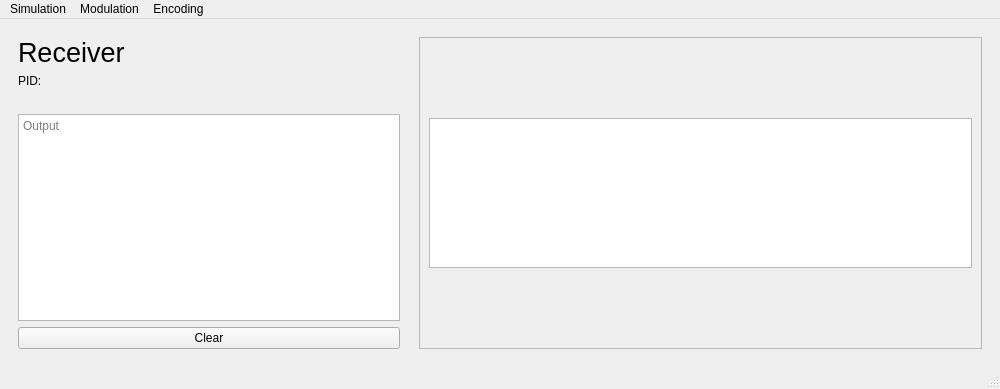
<?xml version="1.0" encoding="UTF-8"?>
<ui version="4.0">
 <class>Receiver</class>
 <widget class="QMainWindow" name="Receiver">
  <property name="geometry">
   <rect>
    <x>0</x>
    <y>0</y>
    <width>1000</width>
    <height>389</height>
   </rect>
  </property>
  <property name="windowTitle">
   <string>Receiver</string>
  </property>
  <widget class="QWidget" name="centralwidget">
   <layout class="QHBoxLayout" name="horizontalLayout">
    <item>
     <widget class="QSplitter" name="splitter">
      <property name="orientation">
       <enum>Qt::Orientation::Horizontal</enum>
      </property>
      <property name="opaqueResize">
       <bool>false</bool>
      </property>
      <property name="handleWidth">
       <number>1</number>
      </property>
      <widget class="QFrame" name="frame">
       <property name="maximumSize">
        <size>
         <width>400</width>
         <height>16777215</height>
        </size>
       </property>
       <property name="frameShape">
        <enum>QFrame::Shape::NoFrame</enum>
       </property>
       <layout class="QVBoxLayout" name="verticalLayout_2">
        <item>
         <widget class="QLabel" name="label_transmitter">
          <property name="font">
           <font>
            <pointsize>20</pointsize>
           </font>
          </property>
          <property name="text">
           <string>Receiver</string>
          </property>
         </widget>
        </item>
        <item>
         <widget class="QLabel" name="label_pid">
          <property name="layoutDirection">
           <enum>Qt::LayoutDirection::LeftToRight</enum>
          </property>
          <property name="text">
           <string>PID:</string>
          </property>
         </widget>
        </item>
        <item>
         <spacer name="verticalSpacer_2">
          <property name="orientation">
           <enum>Qt::Orientation::Vertical</enum>
          </property>
          <property name="sizeType">
           <enum>QSizePolicy::Policy::Fixed</enum>
          </property>
          <property name="sizeHint" stdset="0">
           <size>
            <width>20</width>
            <height>20</height>
           </size>
          </property>
         </spacer>
        </item>
        <item>
         <widget class="QPlainTextEdit" name="output_box">
          <property name="documentTitle">
           <string/>
          </property>
          <property name="readOnly">
           <bool>true</bool>
          </property>
          <property name="placeholderText">
           <string>Output</string>
          </property>
         </widget>
        </item>
        <item>
         <widget class="QPushButton" name="btn_clear">
          <property name="text">
           <string>Clear</string>
          </property>
         </widget>
        </item>
       </layout>
      </widget>
      <widget class="QFrame" name="frame_2">
       <property name="frameShape">
        <enum>QFrame::Shape::NoFrame</enum>
       </property>
       <layout class="QVBoxLayout" name="verticalLayout_3">
        <item>
         <widget class="QFrame" name="frame_4">
          <property name="frameShape">
           <enum>QFrame::Shape::StyledPanel</enum>
          </property>
          <property name="frameShadow">
           <enum>QFrame::Shadow::Raised</enum>
          </property>
          <layout class="QVBoxLayout" name="verticalLayout_5">
           <item>
            <widget class="QChartView" name="chart_bitstream">
             <property name="maximumSize">
              <size>
               <width>16777215</width>
               <height>150</height>
              </size>
             </property>
            </widget>
           </item>
          </layout>
         </widget>
        </item>
       </layout>
      </widget>
     </widget>
    </item>
   </layout>
  </widget>
  <widget class="QMenuBar" name="menubar">
   <property name="geometry">
    <rect>
     <x>0</x>
     <y>0</y>
     <width>1000</width>
     <height>23</height>
    </rect>
   </property>
   <widget class="QMenu" name="menuSimulation">
    <property name="title">
     <string>Simulation</string>
    </property>
    <addaction name="actionFrequency"/>
    <addaction name="actionSignal_Resolution"/>
   </widget>
   <widget class="QMenu" name="menuModulation">
    <property name="title">
     <string>Modulation</string>
    </property>
    <addaction name="actionNRZ_Polar"/>
    <addaction name="actionManchester"/>
    <addaction name="actionBipolar"/>
   </widget>
   <widget class="QMenu" name="menuEncoding">
    <property name="title">
     <string>Encoding</string>
    </property>
    <addaction name="actionByte_Counting"/>
    <addaction name="actionBite_Insertion"/>
    <addaction name="separator"/>
    <addaction name="actionParity_Bit"/>
    <addaction name="actionCRC"/>
    <addaction name="separator"/>
    <addaction name="actionHamming"/>
    <addaction name="actionNone"/>
   </widget>
   <addaction name="menuSimulation"/>
   <addaction name="menuModulation"/>
   <addaction name="menuEncoding"/>
  </widget>
  <widget class="QStatusBar" name="statusbar"/>
  <action name="actionFrequency">
   <property name="text">
    <string>&amp;Frequency</string>
   </property>
  </action>
  <action name="actionSignal_Resolution">
   <property name="text">
    <string>&amp;Signal Resolution</string>
   </property>
  </action>
  <action name="actionNRZ_Polar">
   <property name="checkable">
    <bool>true</bool>
   </property>
   <property name="checked">
    <bool>true</bool>
   </property>
   <property name="text">
    <string>&amp;NRZ-Polar</string>
   </property>
  </action>
  <action name="actionManchester">
   <property name="checkable">
    <bool>true</bool>
   </property>
   <property name="text">
    <string>&amp;Manchester</string>
   </property>
  </action>
  <action name="actionBipolar">
   <property name="checkable">
    <bool>true</bool>
   </property>
   <property name="text">
    <string>&amp;Bipolar</string>
   </property>
  </action>
  <action name="actionASK">
   <property name="checkable">
    <bool>true</bool>
   </property>
   <property name="text">
    <string>&amp;ASK</string>
   </property>
  </action>
  <action name="actionFSK">
   <property name="checkable">
    <bool>true</bool>
   </property>
   <property name="text">
    <string>&amp;FSK</string>
   </property>
  </action>
  <action name="action8_QAM">
   <property name="checkable">
    <bool>true</bool>
   </property>
   <property name="text">
    <string>&amp;8-QAM</string>
   </property>
  </action>
  <action name="actionByte_Counting">
   <property name="checkable">
    <bool>true</bool>
   </property>
   <property name="checked">
    <bool>true</bool>
   </property>
   <property name="text">
    <string>&amp;Byte Counting</string>
   </property>
  </action>
  <action name="actionBite_Insertion">
   <property name="checkable">
    <bool>true</bool>
   </property>
   <property name="text">
    <string>Bite &amp;Insertion</string>
   </property>
  </action>
  <action name="actionParity_Bit">
   <property name="checkable">
    <bool>true</bool>
   </property>
   <property name="text">
    <string>&amp;Parity Bit</string>
   </property>
  </action>
  <action name="actionCRC">
   <property name="checkable">
    <bool>true</bool>
   </property>
   <property name="text">
    <string>&amp;CRC</string>
   </property>
  </action>
  <action name="actionHamming">
   <property name="checkable">
    <bool>true</bool>
   </property>
   <property name="text">
    <string>&amp;Hamming</string>
   </property>
  </action>
  <action name="actionNone">
   <property name="checkable">
    <bool>true</bool>
   </property>
   <property name="checked">
    <bool>true</bool>
   </property>
   <property name="text">
    <string>None</string>
   </property>
  </action>
 </widget>
 <customwidgets>
  <customwidget>
   <class>QChartView</class>
   <extends>QGraphicsView</extends>
   <header>QtCharts</header>
  </customwidget>
 </customwidgets>
 <resources/>
 <connections/>
</ui>
